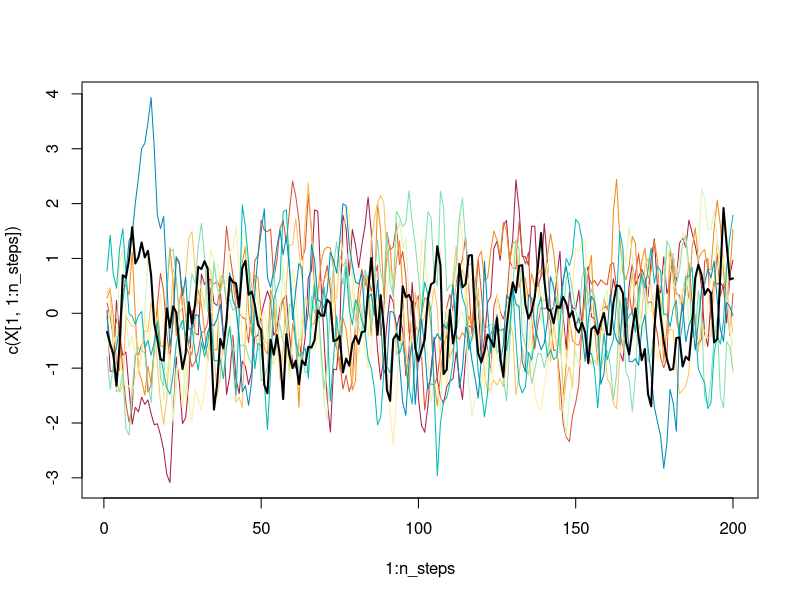
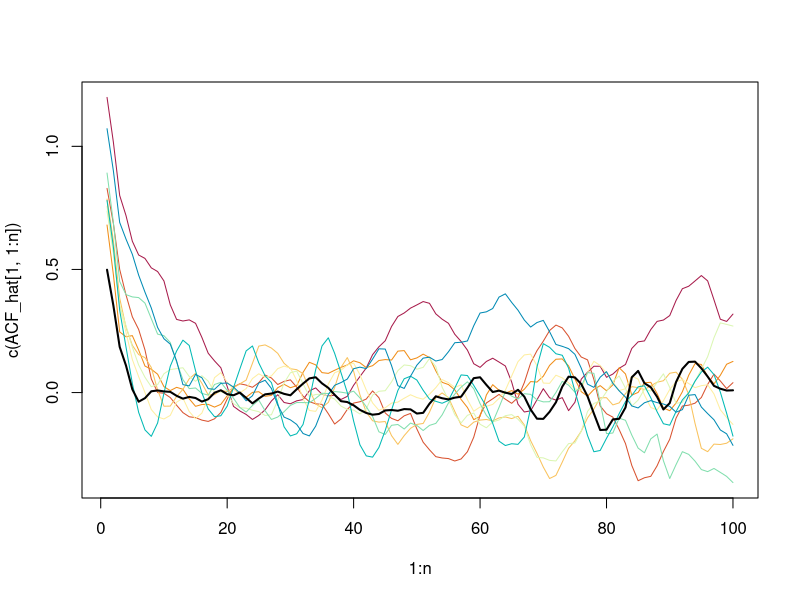
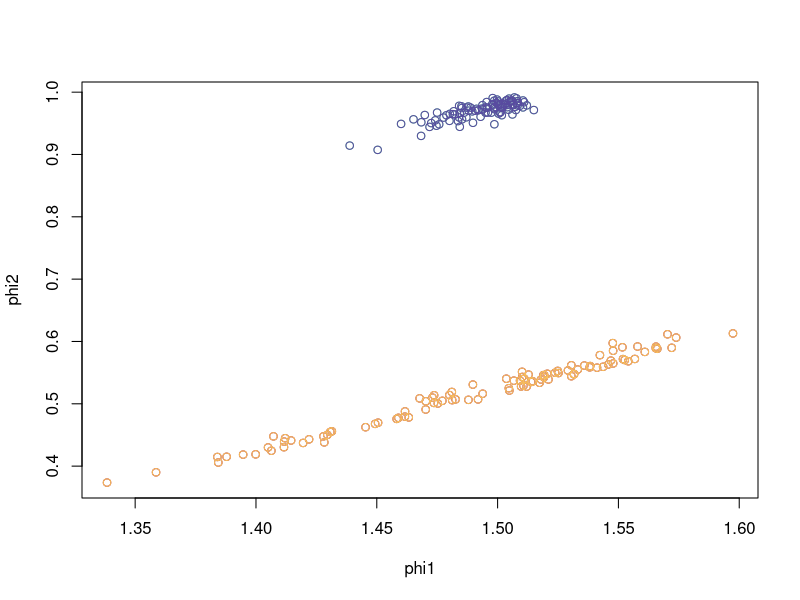
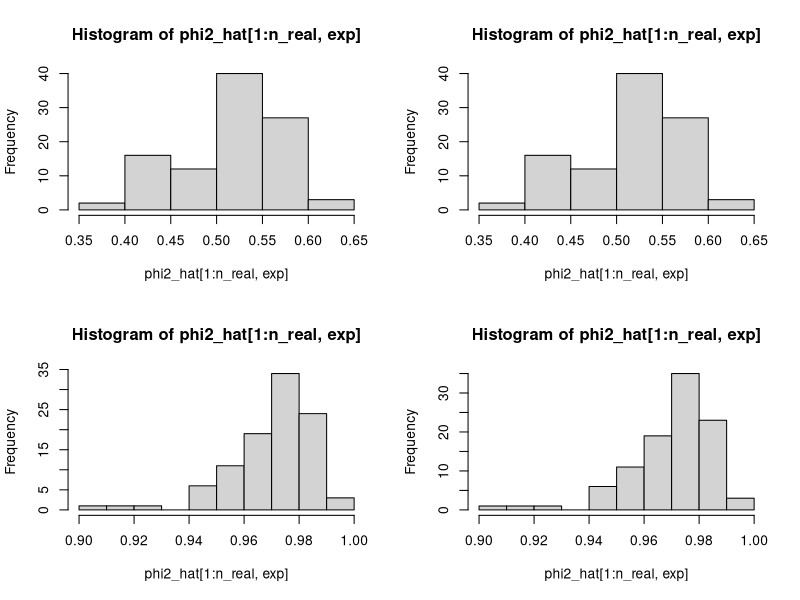

Reproduce these figures in R, in order.
########## Question 1 ###################################333


data <- read.table('A2_sales.txt', header=TRUE)



n_realizations <- 10
n_steps <- 200

my_colors = hcl.colors(n_realizations, palette = "Spectral")

epsilon <- matrix(rnorm(n_realizations*n_steps, sd=0.4), ncol = n_steps)
epsilon <- as.data.frame(epsilon)

X = as.data.frame(matrix(0,n_realizations, n_steps))

Xt <- c(rep(0,10))

for (i in 1:n_steps){
  Xt <- 0.8*Xt
  Xt <- epsilon[i] + Xt
  if (i>1){Xt <- 0.8*epsilon[i-1] + Xt}
  if (i>2){Xt <- -0.5*epsilon[i-2] + Xt}
  X[i] <- Xt
}

plot(y=c(X[1,1:n_steps]), x=1:n_steps, type="l", col=my_colors[1],ylim = c(min(X),max(X)))
for (i in 2:n_realizations){
  if (i == n_realizations){
    col<-"black"
    lwd <- 2
    }
  else {
    col <- my_colors[i]
    lwd  <- NULL}
  lines(y=c(X[i,1:n_steps]), x=1:n_steps, type="l", col=col, lwd=lwd)
}

ACF <- acf(t(X), plot=FALSE, type=c("correlation"))
PACF <- pacf(t(X), plot=FALSE, type=c("correlation"))


ACF_hat <- as.data.frame(matrix(0,n_realizations,as.integer(n_steps/2)))

for (lack in 1:dim(ACF_hat)[2]){
  temp <- c()
  for (r in 1:n_realizations)
  {
    temp <- c(temp, cov(as.numeric(X[r,1:(n_steps-(lack-1))]),as.numeric(X[r,(1+(lack-1)):n_steps])))
  }
  ACF_hat[lack] <- temp
  
}

n <- dim(ACF_hat)[2]

plot(y=c(ACF_hat[1,1:n]), x=1:n, type="l", col=my_colors[1],ylim = c(min(ACF_hat),max(ACF_hat)))
for (i in 2:n_realizations){
  if (i == n_realizations){
    col<-"black"
      lwd <- 2
  }
  else {
    col <- my_colors[i]
    lwd  <- NULL}
  lines(y=c(ACF_hat[i,1:n]), x=1:n, type="l", col=col, lwd=lwd)
}

####################### Question 3 #############################################


run_question_3 <- function(){

series_len <- 300
n_real <- 100



sigmas <- c(0.1, 5)
phi2s <- c(0.52, 0.98)
n_exp = length(sigmas)*length(phi2s)

my_colors = hcl.colors(n_exp, palette = "Spectral")

eps <- as.data.frame(matrix(rnorm(series_len*n_real),nrow=n_real, ncol=series_len))
X <- as.data.frame(matrix(0,nrow=n_real,ncol=series_len))


params <- as.data.frame(matrix(ncol=3, nrow=n_exp))
names(params)=c("exp","phi2","sigma")
exp <- 1
for (phi2 in phi2s){ for (sigma in sigmas){
    params$exp[exp] <- exp
    params$phi2[exp] <- phi2
    params$sigma[exp] <- sigma
  exp <- exp + 1
}}
    
phi1_hat <- matrix(nrow=n_real, ncol=n_exp)
phi2_hat <- matrix(nrow=n_real, ncol=n_exp)

for (exp in 1:n_exp){
  sigma <- params$sigma[exp]
  phi2 <- params$phi2[exp]
  print(c("sigma", sigma))
  print(c("phi2", phi2))
    X[1] <- eps[1]*sigma
    X[2] <- eps[2]*sigma + 1.5*X[1]
    for (i in 3:series_len){
      X[i] <- eps[i]*sigma + 1.5*X[i-1] - phi2*X[i-2]
    }
    for (i in 1:n_real){
      arma <- arima(as.numeric(X[i,1:series_len]), c(2,0,0), include.mean=FALSE)
      phi1_hat[i, exp] <- arma$coef[1]
      phi2_hat[i, exp] <- -arma$coef[2]
    }
  }

plot(c(),
     xlim=c(min(phi1_hat),max(phi1_hat)),
     ylim=c(min(phi2_hat),max(phi2_hat)),
     xlab="phi1",
     ylab="phi2",
     )
for (exp in 1:n_exp){
  sigma <- params$sigma[exp]
  phi2 <- params$phi2[exp]
  print(c("exp",exp))
  points(phi1_hat[1:n_real,exp],phi2_hat[1:n_real,exp],col=my_colors[exp])
  
}

par(mfrow=c(2,2))
for (exp in 1:n_exp){
  sigma <- params$sigma[exp]
  phi2 <- params$phi2[exp]
  print(c("exp",exp))
  hist(phi2_hat[1:n_real,exp])
  
}
}

run_question_3()

